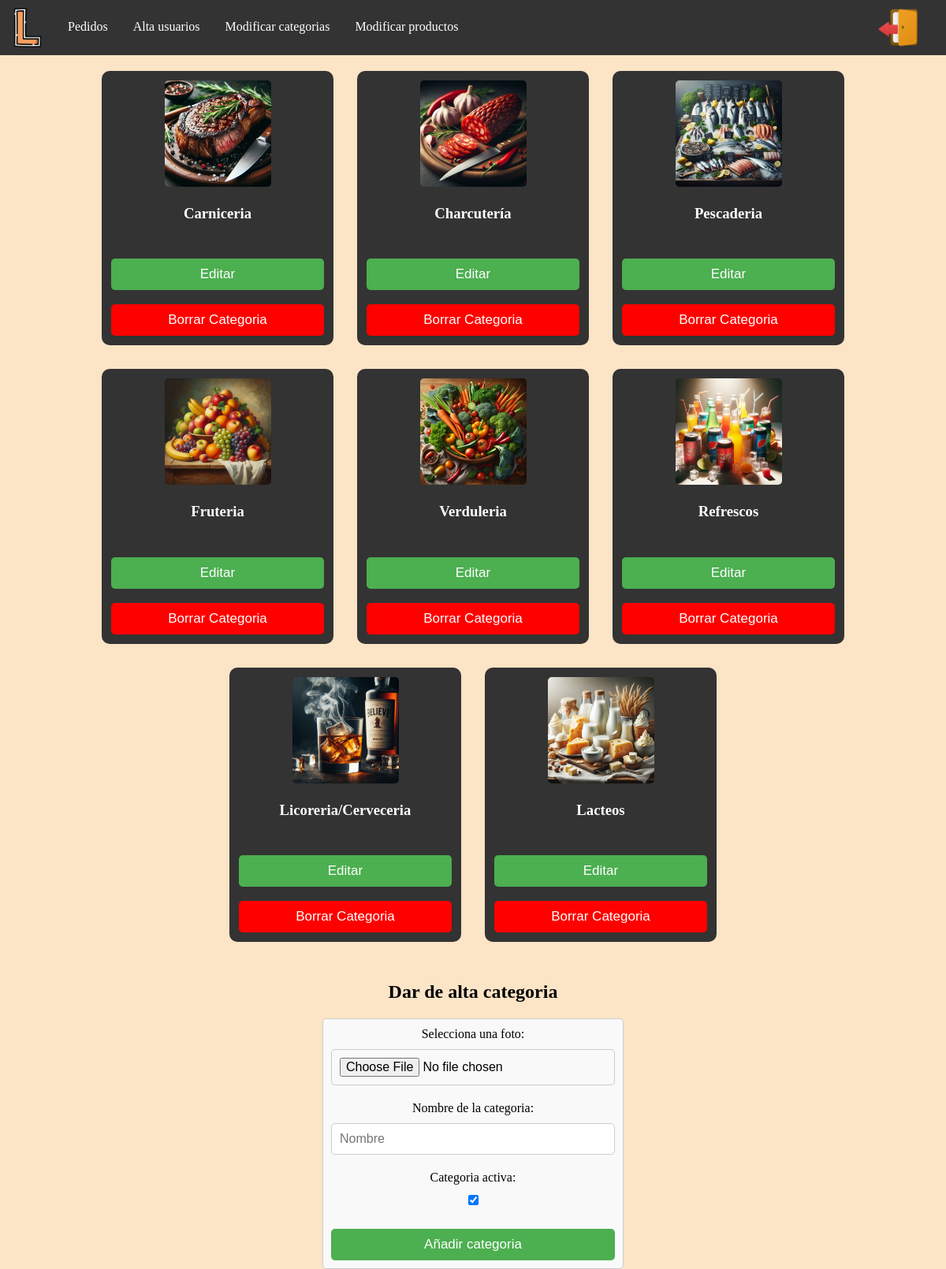
The app's page /categoriasAdmin.php (signed in) with its own data.
### tables this page shows
CREATE TABLE IF NOT EXISTS `categorias` (
  `CodCat` int(11) NOT NULL AUTO_INCREMENT,
  `Nombre` varchar(45) NOT NULL,
  `Activa` BOOLEAN NOT NULL,
  `RutaImagen` VARCHAR(100) NOT NULL,
  PRIMARY KEY (`CodCat`),
  UNIQUE KEY `UN_NOM_CAT` (`Nombre`)
);

### categoriasAdmin.php (the view, shortened to what this page needs)
<?php
$conexion = mysqli_connect("localhost", "root", "", "supermercado");
?>
<!DOCTYPE html>
<html lang="es">
<head>
    <link rel="stylesheet" href="css/comunTodos.css">
    <link rel="stylesheet" href="css/estilos_Categorias.css">
    <link rel="stylesheet" href="css/estilo_AltaCategoriasProd.css">
</head>
<body>
    <nav>
        <img src="imagenes/icono.png" alt="logo" />
        <a href="todosPedidos.php">Pedidos</a>
        <a href="darAltaUsuarios.php">Alta usuarios</a>
        <a href="categoriasAdmin.php">Modificar categorias</a>
        <a href="productosAdmin.php">Modificar productos</a>
        <div id="logout">
            <a href="logout.php"><img src="imagenes/logout.png"></a>
        </div>
    </nav>
    <?php
    echo "<div class='categorias'>";
    $sql = "SELECT codcat,nombre,rutaimagen FROM categorias";
    $result = $conexion->query($sql);
    if ($result->num_rows > 0) {
        while ($fila = $result->fetch_assoc()) {
            echo '<div class="categoria">';
            echo '<img src="' . $fila["rutaimagen"] . '">';
            echo '<h3 style="color:white;">' . $fila["nombre"] . '</h3>';
            echo "<form method='GET'>";
            echo '<br><input type="submit" value="Editar" class="editar">';
            echo '</form>';
            echo "<form action='borrarCatProd.php' method='POST'>";
            echo '<br><input type="submit" value="Borrar Categoria" class="borrar">';
            echo '</form>';
            echo '</div>';
        }
        echo '</div>';
    }
    if (isset($_GET["codcat"])) {
        if (isset($_GET["codcat"])) {
            $codcat = $_GET["codcat"];
            $sql = "SELECT * FROM categorias WHERE CodCat = $codcat";
            $result = $conexion->query($sql);
            echo '<div class="container">';
            if ($result->num_rows > 0) {
                while ($row = $result->fetch_assoc()) {
                    echo '<h2>Modificar categoria ' . $row["Nombre"] . '</h2>';
                    echo '<form method="POST" >';
                    echo '<label id="codcat">Código de la categoría: ' . $row["CodCat"] . '</label>';
                    echo '<label for="nombreCat">Nombre de la categoría:</label>';
                    echo '<input type="text" id="nombreCat" name="nombreCat" value="' . $row["Nombre"] . '">';
                    echo '<label for="activo">Categoría activa:</label>';
                    echo '<input type="checkbox" id="activo" name="activo" ' . ($row["Activa"] == 1 ? 'checked' : '') . '>';
                    echo '<input type="hidden" name="codcat" value="' . $row["CodCat"] . '">';
                    echo '<input type="submit" value="Actualizar" class="editar">';
                    echo '</form>';
                }
            }
            echo '</div>';
        }
    } else {
        ?>
        <h2>Dar de alta categoria</h2>
        <div class="container">
            <form method="POST">
                <label for="foto">Selecciona una foto:</label>
                <input type="file" id="foto" name="foto">
                <label for="nombreCat">Nombre de la categoria: </label>
                <input type="text" id="nombreCat" name="nombreCat" placeholder="Nombre" />
                <label for="activo">Categoria activa: </label>
                <input type="checkbox" id="activo" name="activo" checked="checked" />
                <input type="submit" value="Añadir categoria" class="editar">
            </form>
        </div>
        <?php
    }
    ?>
</body>
</html>

### css/comunTodos.css (style rules this page uses)
body { margin: 0px; text-align: center; align-items: center; justify-content: center; height: 100vh; margin: 0; background-color: #fce4c6; }
nav { background-color: #333; overflow: hidden; }
nav a { float: left; display: block; color: white; text-align: center; padding: 25px 16px; text-decoration: none; }
nav img { float: left; padding: 10px; height: 50px; }
#logout { display: flex; align-items: center; float: right; padding: 10px; height: 50px; }

### css/estilos_Categorias.css (style rules this page uses)
.categorias { display: flex; flex-wrap: wrap; justify-content: center; margin-top: 20px; }
.categoria { width: calc(25% - 30px); margin: 0 15px 30px; text-align: center; border: 2px solid #333; border-radius: 10px; padding: 10px; background-color: #333; }
.categoria img { width: 50%; border-radius: 5px; }
a { text-decoration: none; }
.editar { margin-top: 10px; font-size: 17px; background-color: #4CAF50; color: white; padding: 10px 20px; border: none; border-radius: 5px; cursor: pointer; text-decoration: none; }

### css/estilo_AltaCategoriasProd.css (style rules this page uses)
.container { width: 30%; margin: 0 auto; padding: 10px; border: 1px solid #ccc; border-radius: 5px; background-color: #f9f9f9; }
form { display: flex; flex-direction: column; }
label { margin-bottom: 10px; }
input[type="text"], input[type="file"], input[type="checkbox"] { margin-bottom: 20px; padding: 10px; border: 1px solid #ccc; border-radius: 5px; font-size: 16px; }
.borrar { font-size: 17px; background-color: red; color: white; padding: 10px 20px; border: none; border-radius: 5px; cursor: pointer; text-decoration: none; }

### records on screen
categorias: RutaImagen (picture), Nombre "Carniceria"
categorias: RutaImagen (picture), Nombre "Charcutería"
categorias: RutaImagen (picture), Nombre "Pescaderia"
categorias: RutaImagen (picture), Nombre "Fruteria"
categorias: RutaImagen (picture), Nombre "Verduleria"
categorias: RutaImagen (picture), Nombre "Refrescos"
categorias: RutaImagen (picture), Nombre "Licoreria/Cerveceria"
categorias: RutaImagen (picture), Nombre "Lacteos"
